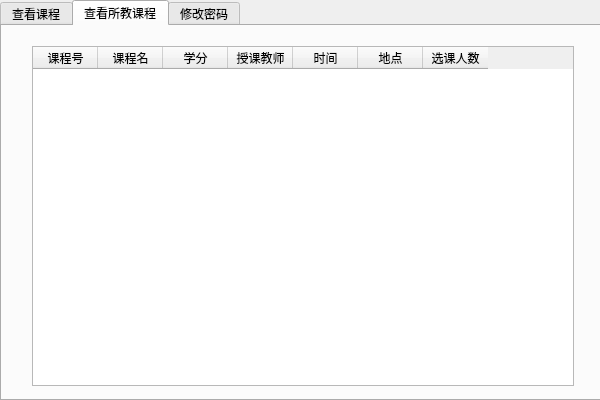
<?xml version="1.0" encoding="UTF-8"?>
<ui version="4.0">
 <class>Teacher</class>
 <widget class="QDialog" name="Teacher">
  <property name="geometry">
   <rect>
    <x>0</x>
    <y>0</y>
    <width>600</width>
    <height>400</height>
   </rect>
  </property>
  <property name="windowTitle">
   <string>Dialog</string>
  </property>
  <widget class="QTabWidget" name="tabWidget">
   <property name="geometry">
    <rect>
     <x>0</x>
     <y>0</y>
     <width>601</width>
     <height>401</height>
    </rect>
   </property>
   <property name="currentIndex">
    <number>1</number>
   </property>
   <widget class="QWidget" name="tab_2">
    <attribute name="title">
     <string>查看课程</string>
    </attribute>
    <widget class="QTableWidget" name="tableWidget">
     <property name="geometry">
      <rect>
       <x>30</x>
       <y>20</y>
       <width>542</width>
       <height>340</height>
      </rect>
     </property>
     <property name="editTriggers">
      <set>QAbstractItemView::NoEditTriggers</set>
     </property>
     <attribute name="horizontalHeaderCascadingSectionResizes">
      <bool>false</bool>
     </attribute>
     <attribute name="horizontalHeaderDefaultSectionSize">
      <number>65</number>
     </attribute>
     <column>
      <property name="text">
       <string>课程号</string>
      </property>
     </column>
     <column>
      <property name="text">
       <string>课程名</string>
      </property>
     </column>
     <column>
      <property name="text">
       <string>学分</string>
      </property>
     </column>
     <column>
      <property name="text">
       <string>授课教师</string>
      </property>
     </column>
     <column>
      <property name="text">
       <string>时间</string>
      </property>
     </column>
     <column>
      <property name="text">
       <string>地点</string>
      </property>
     </column>
     <column>
      <property name="text">
       <string>选课人数</string>
      </property>
     </column>
    </widget>
   </widget>
   <widget class="QWidget" name="tab_3">
    <attribute name="title">
     <string>查看所教课程</string>
    </attribute>
    <widget class="QTableWidget" name="tableWidget_2">
     <property name="geometry">
      <rect>
       <x>30</x>
       <y>20</y>
       <width>542</width>
       <height>340</height>
      </rect>
     </property>
     <property name="editTriggers">
      <set>QAbstractItemView::NoEditTriggers</set>
     </property>
     <attribute name="horizontalHeaderCascadingSectionResizes">
      <bool>false</bool>
     </attribute>
     <attribute name="horizontalHeaderDefaultSectionSize">
      <number>65</number>
     </attribute>
     <column>
      <property name="text">
       <string>课程号</string>
      </property>
     </column>
     <column>
      <property name="text">
       <string>课程名</string>
      </property>
     </column>
     <column>
      <property name="text">
       <string>学分</string>
      </property>
     </column>
     <column>
      <property name="text">
       <string>授课教师</string>
      </property>
     </column>
     <column>
      <property name="text">
       <string>时间</string>
      </property>
     </column>
     <column>
      <property name="text">
       <string>地点</string>
      </property>
     </column>
     <column>
      <property name="text">
       <string>选课人数</string>
      </property>
     </column>
    </widget>
   </widget>
   <widget class="QWidget" name="tab_4">
    <attribute name="title">
     <string>修改密码</string>
    </attribute>
    <widget class="QLabel" name="label_2">
     <property name="geometry">
      <rect>
       <x>120</x>
       <y>130</y>
       <width>101</width>
       <height>31</height>
      </rect>
     </property>
     <property name="text">
      <string>输入新密码</string>
     </property>
    </widget>
    <widget class="QLabel" name="label_3">
     <property name="geometry">
      <rect>
       <x>120</x>
       <y>190</y>
       <width>101</width>
       <height>31</height>
      </rect>
     </property>
     <property name="text">
      <string>再次输入新密码</string>
     </property>
    </widget>
    <widget class="QLineEdit" name="confirmPassword">
     <property name="geometry">
      <rect>
       <x>240</x>
       <y>190</y>
       <width>221</width>
       <height>31</height>
      </rect>
     </property>
    </widget>
    <widget class="QPushButton" name="changePassword">
     <property name="geometry">
      <rect>
       <x>240</x>
       <y>270</y>
       <width>221</width>
       <height>31</height>
      </rect>
     </property>
     <property name="text">
      <string>确认</string>
     </property>
    </widget>
    <widget class="QLabel" name="label">
     <property name="geometry">
      <rect>
       <x>120</x>
       <y>70</y>
       <width>101</width>
       <height>31</height>
      </rect>
     </property>
     <property name="text">
      <string>输入原密码</string>
     </property>
    </widget>
    <widget class="QLineEdit" name="newPassword">
     <property name="geometry">
      <rect>
       <x>240</x>
       <y>130</y>
       <width>221</width>
       <height>31</height>
      </rect>
     </property>
    </widget>
    <widget class="QLineEdit" name="prevPassword">
     <property name="geometry">
      <rect>
       <x>240</x>
       <y>70</y>
       <width>221</width>
       <height>31</height>
      </rect>
     </property>
    </widget>
   </widget>
  </widget>
 </widget>
 <resources/>
 <connections/>
</ui>
